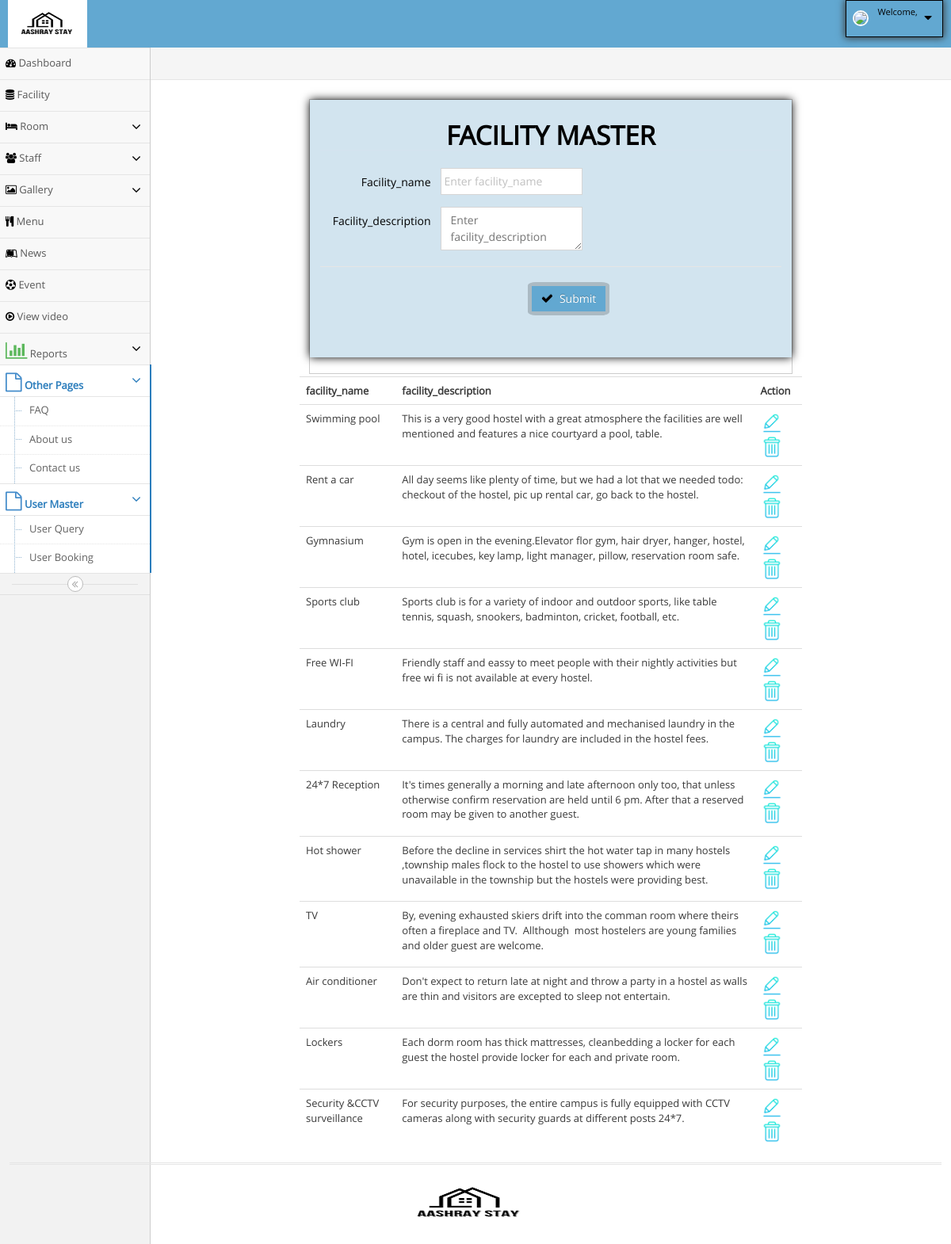
/HostelManagement_6878/admin/facility_master.php, run on an earlier commit of the app's database.
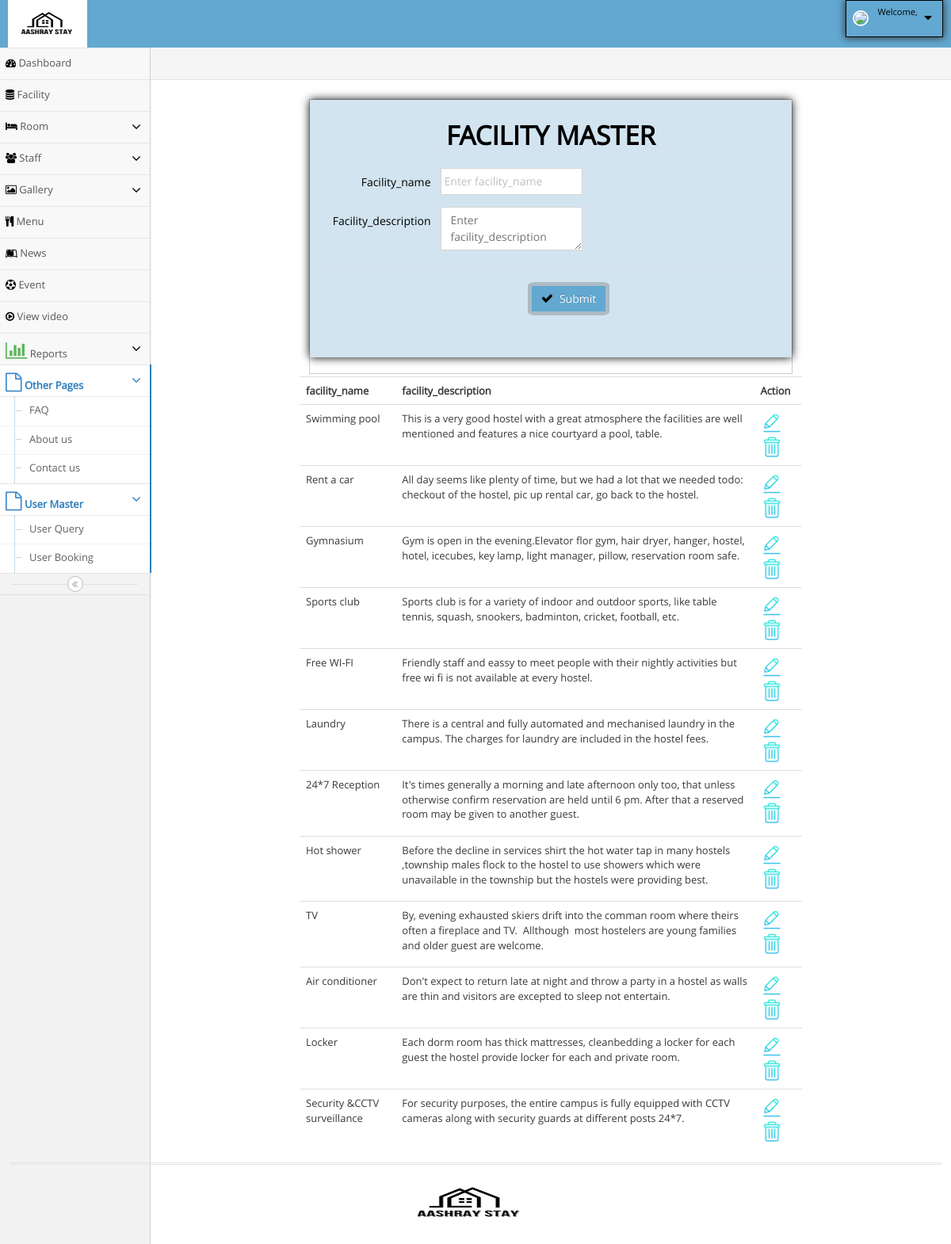
And on a later commit of the database.
### tables this page shows
CREATE TABLE IF NOT EXISTS `facility_master` (
  `fid` int NOT NULL AUTO_INCREMENT,
  `facility_name` varchar(100) NOT NULL,
  `facility_description` varchar(10000) NOT NULL,
  PRIMARY KEY (`fid`)
);

### HostelManagement_6878/admin/facility_master.php (the view, shortened to what this page needs)
<?php
  include ('hhh.php');
  include ('connect.php');
?>
<html>
<head>
<script src="https://cdn.ckeditor.com/4.22.1/standard/ckeditor.js"></script></head>
<body>
<form class="form-horizontal widget-box " role="form" method=post >
             <div class="widget-body">
										<div class="widget-main " style="background-color:#d2e4ef; border:1px solid #d2e4ef; box-shadow:0px 0px 11px 0px; color:black">
											<h1 class="header blue lighter bigger" style="text-align:center;">	<b style="color:black;" > FACILITY MASTER </b> </h1>
											<div class="space-6"></div>
    <div class="form-group">
	    <label class="col-sm-3 control-label no-padding-right" for="form-field-1"> Facility_name </label>
			<div class="col-sm-9">
				<input type="text" name="txtfacility_name" placeholder="Enter facility_name" class="col-xs-10 col-sm-5"  required />
			</div>
	</div>
    <div class="form-group">
	    <label class="col-sm-3 control-label no-padding-right" for="form-field-1"> Facility_description </label>
			<div class="col-sm-9">
        <textarea name=txtfacility_description id=txtfacility_description  placeholder="Enter facility_description" class="col-xs-10 col-sm-5" required/></textarea>
			</div>
	</div>
  <div class="clearfix form-actions">
	<div class="col-md-offset-2 col-md-9" style="text-align:center; marging-left:20%;">
		<button class="btn btn-submit" type="submit" name='btnins' style="background-color:white; border-radius:10% ">
			<i class="ace-icon fa fa-check bigger-110"></i>
				Submit
		</button>
    </div>
								</div>
							</div>
			</div>
	    	</div>
</body>
</html>
<?php
       $q=mysqli_query($con,"select * from facility_master");
       echo "<table class='table table-hover'>";
       echo "<th> facility_name";
       echo "<th> facility_description";
	   echo "<th colspan=2>Action";
       while($row=mysqli_fetch_array($q))
       {
         echo "<tr>";
         echo "<td>" .$row['facility_name'];
         echo "<td>" .$row['facility_description'];
		echo "<td colspan=2><a href=facility_master_edit.php?x=$row[0]><image src=edit.png height=30 width=30></a>";
		echo "<a href=facility_master_delete.php?x=$row[0]><image src=delete.png height=30 width=30></a>";
       echo"</tr>";
        }
        echo"</table>";
?>
<?php
  include ('fff.php');
?>

What changed in the data, as far as the page shows it:
changed facility_master: facility_name "Lockers" → "Locker"
